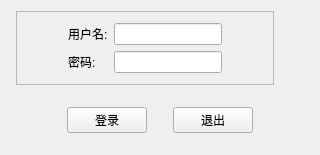
<?xml version="1.0" encoding="UTF-8"?>
<ui version="4.0">
 <class>MainWindow</class>
 <widget class="QMainWindow" name="MainWindow">
  <property name="geometry">
   <rect>
    <x>0</x>
    <y>0</y>
    <width>320</width>
    <height>143</height>
   </rect>
  </property>
  <property name="sizePolicy">
   <sizepolicy hsizetype="Preferred" vsizetype="Preferred">
    <horstretch>0</horstretch>
    <verstretch>0</verstretch>
   </sizepolicy>
  </property>
  <property name="minimumSize">
   <size>
    <width>0</width>
    <height>0</height>
   </size>
  </property>
  <property name="maximumSize">
   <size>
    <width>111111</width>
    <height>111111</height>
   </size>
  </property>
  <property name="windowTitle">
   <string>第一个布局</string>
  </property>
  <widget class="QWidget" name="centralWidget">
   <layout class="QGridLayout" name="gridLayout_2">
    <item row="0" column="0">
     <widget class="QFrame" name="frame">
      <property name="sizePolicy">
       <sizepolicy hsizetype="Fixed" vsizetype="Fixed">
        <horstretch>0</horstretch>
        <verstretch>0</verstretch>
       </sizepolicy>
      </property>
      <property name="frameShape">
       <enum>QFrame::StyledPanel</enum>
      </property>
      <property name="frameShadow">
       <enum>QFrame::Raised</enum>
      </property>
      <layout class="QGridLayout" name="gridLayout">
       <item row="1" column="2">
        <widget class="QLineEdit" name="lineEdit_2"/>
       </item>
       <item row="0" column="2">
        <widget class="QLineEdit" name="lineEdit"/>
       </item>
       <item row="1" column="1">
        <widget class="QLabel" name="label_2">
         <property name="text">
          <string>密码:</string>
         </property>
        </widget>
       </item>
       <item row="0" column="1">
        <widget class="QLabel" name="label">
         <property name="text">
          <string>用户名:</string>
         </property>
        </widget>
       </item>
       <item row="1" column="3">
        <spacer name="horizontalSpacer_5">
         <property name="orientation">
          <enum>Qt::Horizontal</enum>
         </property>
         <property name="sizeHint" stdset="0">
          <size>
           <width>40</width>
           <height>20</height>
          </size>
         </property>
        </spacer>
       </item>
       <item row="0" column="0">
        <spacer name="horizontalSpacer_4">
         <property name="orientation">
          <enum>Qt::Horizontal</enum>
         </property>
         <property name="sizeHint" stdset="0">
          <size>
           <width>40</width>
           <height>20</height>
          </size>
         </property>
        </spacer>
       </item>
      </layout>
     </widget>
    </item>
    <item row="1" column="0">
     <spacer name="verticalSpacer">
      <property name="orientation">
       <enum>Qt::Vertical</enum>
      </property>
      <property name="sizeType">
       <enum>QSizePolicy::Fixed</enum>
      </property>
      <property name="sizeHint" stdset="0">
       <size>
        <width>20</width>
        <height>5</height>
       </size>
      </property>
     </spacer>
    </item>
    <item row="2" column="0">
     <widget class="QWidget" name="widget" native="true">
      <property name="sizePolicy">
       <sizepolicy hsizetype="Fixed" vsizetype="Fixed">
        <horstretch>0</horstretch>
        <verstretch>0</verstretch>
       </sizepolicy>
      </property>
      <layout class="QHBoxLayout" name="horizontalLayout">
       <item>
        <spacer name="horizontalSpacer_2">
         <property name="orientation">
          <enum>Qt::Horizontal</enum>
         </property>
         <property name="sizeHint" stdset="0">
          <size>
           <width>40</width>
           <height>20</height>
          </size>
         </property>
        </spacer>
       </item>
       <item>
        <widget class="QPushButton" name="pushButton">
         <property name="text">
          <string>登录</string>
         </property>
        </widget>
       </item>
       <item>
        <spacer name="horizontalSpacer_3">
         <property name="orientation">
          <enum>Qt::Horizontal</enum>
         </property>
         <property name="sizeType">
          <enum>QSizePolicy::Fixed</enum>
         </property>
         <property name="sizeHint" stdset="0">
          <size>
           <width>20</width>
           <height>20</height>
          </size>
         </property>
        </spacer>
       </item>
       <item>
        <widget class="QPushButton" name="pushButton_2">
         <property name="text">
          <string>退出</string>
         </property>
        </widget>
       </item>
       <item>
        <spacer name="horizontalSpacer">
         <property name="orientation">
          <enum>Qt::Horizontal</enum>
         </property>
         <property name="sizeHint" stdset="0">
          <size>
           <width>40</width>
           <height>20</height>
          </size>
         </property>
        </spacer>
       </item>
      </layout>
     </widget>
    </item>
   </layout>
  </widget>
 </widget>
 <layoutdefault spacing="6" margin="11"/>
 <resources/>
 <connections/>
</ui>
